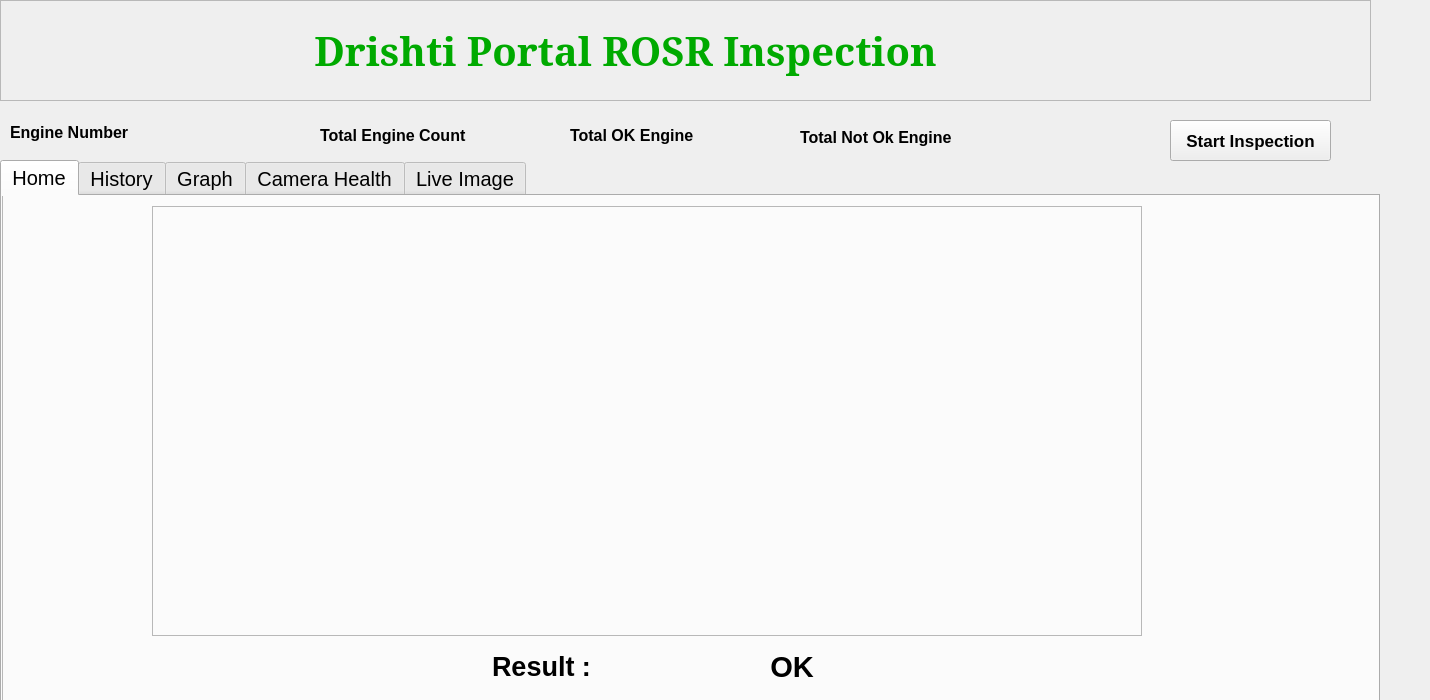
<?xml version="1.0" encoding="UTF-8"?>
<ui version="4.0">
 <class>MainWindow</class>
 <widget class="QMainWindow" name="MainWindow">
  <property name="geometry">
   <rect>
    <x>0</x>
    <y>0</y>
    <width>1430</width>
    <height>700</height>
   </rect>
  </property>
  <property name="windowTitle">
   <string>MainWindow</string>
  </property>
  <widget class="QWidget" name="centralwidget">
   <widget class="QFrame" name="menu_frame">
    <property name="geometry">
     <rect>
      <x>0</x>
      <y>0</y>
      <width>1371</width>
      <height>101</height>
     </rect>
    </property>
    <property name="frameShape">
     <enum>QFrame::StyledPanel</enum>
    </property>
    <property name="frameShadow">
     <enum>QFrame::Raised</enum>
    </property>
    <widget class="QLabel" name="Drishti_label">
     <property name="geometry">
      <rect>
       <x>180</x>
       <y>20</y>
       <width>891</width>
       <height>61</height>
      </rect>
     </property>
     <property name="font">
      <font>
       <family>Serif</family>
       <pointsize>30</pointsize>
       <weight>75</weight>
       <bold>true</bold>
      </font>
     </property>
     <property name="styleSheet">
      <string notr="true">color: rgb(0, 170, 0);</string>
     </property>
     <property name="text">
      <string>Drishti Portal ROSR Inspection</string>
     </property>
     <property name="alignment">
      <set>Qt::AlignCenter</set>
     </property>
    </widget>
    <widget class="QLabel" name="label_6">
     <property name="geometry">
      <rect>
       <x>-10</x>
       <y>0</y>
       <width>170</width>
       <height>100</height>
      </rect>
     </property>
     <property name="font">
      <font>
       <pointsize>11</pointsize>
      </font>
     </property>
     <property name="styleSheet">
      <string notr="true"/>
     </property>
     <property name="text">
      <string/>
     </property>
     <property name="pixmap">
      <pixmap>LOGO/Mahindra-Mahindra-New-Logo.png</pixmap>
     </property>
     <property name="scaledContents">
      <bool>true</bool>
     </property>
     <property name="wordWrap">
      <bool>false</bool>
     </property>
     <property name="margin">
      <number>0</number>
     </property>
    </widget>
    <widget class="QLabel" name="label_16">
     <property name="geometry">
      <rect>
       <x>1160</x>
       <y>0</y>
       <width>190</width>
       <height>90</height>
      </rect>
     </property>
     <property name="styleSheet">
      <string notr="true"/>
     </property>
     <property name="text">
      <string/>
     </property>
     <property name="pixmap">
      <pixmap>LOGO/Insightzzz.png</pixmap>
     </property>
     <property name="scaledContents">
      <bool>true</bool>
     </property>
    </widget>
   </widget>
   <widget class="QTabWidget" name="main_tab">
    <property name="geometry">
     <rect>
      <x>0</x>
      <y>160</y>
      <width>1380</width>
      <height>581</height>
     </rect>
    </property>
    <property name="minimumSize">
     <size>
      <width>1380</width>
      <height>0</height>
     </size>
    </property>
    <property name="font">
     <font>
      <pointsize>15</pointsize>
     </font>
    </property>
    <property name="currentIndex">
     <number>0</number>
    </property>
    <property name="iconSize">
     <size>
      <width>16</width>
      <height>16</height>
     </size>
    </property>
    <property name="documentMode">
     <bool>false</bool>
    </property>
    <widget class="QWidget" name="tab">
     <attribute name="title">
      <string>Home</string>
     </attribute>
     <widget class="QFrame" name="frame_2">
      <property name="enabled">
       <bool>true</bool>
      </property>
      <property name="geometry">
       <rect>
        <x>0</x>
        <y>-220</y>
        <width>1411</width>
        <height>751</height>
       </rect>
      </property>
      <property name="frameShape">
       <enum>QFrame::StyledPanel</enum>
      </property>
      <property name="frameShadow">
       <enum>QFrame::Raised</enum>
      </property>
      <widget class="QFrame" name="frame_3">
       <property name="geometry">
        <rect>
         <x>150</x>
         <y>230</y>
         <width>990</width>
         <height>430</height>
        </rect>
       </property>
       <property name="frameShape">
        <enum>QFrame::StyledPanel</enum>
       </property>
       <property name="frameShadow">
        <enum>QFrame::Raised</enum>
       </property>
       <widget class="QLabel" name="label_2">
        <property name="geometry">
         <rect>
          <x>30</x>
          <y>10</y>
          <width>910</width>
          <height>401</height>
         </rect>
        </property>
        <property name="text">
         <string/>
        </property>
        <property name="pixmap">
         <pixmap>../images/Sample Img/1679053018.01899463.jpg</pixmap>
        </property>
        <property name="scaledContents">
         <bool>true</bool>
        </property>
       </widget>
      </widget>
      <widget class="QLabel" name="label_8">
       <property name="geometry">
        <rect>
         <x>696</x>
         <y>670</y>
         <width>141</width>
         <height>41</height>
        </rect>
       </property>
       <property name="font">
        <font>
         <pointsize>22</pointsize>
         <weight>75</weight>
         <bold>true</bold>
        </font>
       </property>
       <property name="text">
        <string>         OK</string>
       </property>
       <property name="textFormat">
        <enum>Qt::PlainText</enum>
       </property>
      </widget>
      <widget class="QLabel" name="label">
       <property name="geometry">
        <rect>
         <x>490</x>
         <y>665</y>
         <width>180</width>
         <height>50</height>
        </rect>
       </property>
       <property name="font">
        <font>
         <pointsize>20</pointsize>
         <weight>75</weight>
         <bold>true</bold>
        </font>
       </property>
       <property name="text">
        <string>Result :</string>
       </property>
      </widget>
     </widget>
    </widget>
    <widget class="QWidget" name="Report_Tab">
     <attribute name="title">
      <string>History</string>
     </attribute>
     <widget class="QTableWidget" name="details_tableWidget">
      <property name="geometry">
       <rect>
        <x>10</x>
        <y>70</y>
        <width>1341</width>
        <height>401</height>
       </rect>
      </property>
      <property name="font">
       <font>
        <pointsize>12</pointsize>
       </font>
      </property>
      <property name="autoFillBackground">
       <bool>false</bool>
      </property>
      <property name="dragEnabled">
       <bool>true</bool>
      </property>
      <property name="sortingEnabled">
       <bool>true</bool>
      </property>
      <attribute name="horizontalHeaderMinimumSectionSize">
       <number>15</number>
      </attribute>
      <attribute name="horizontalHeaderDefaultSectionSize">
       <number>191</number>
      </attribute>
      <attribute name="verticalHeaderMinimumSectionSize">
       <number>23</number>
      </attribute>
      <attribute name="verticalHeaderDefaultSectionSize">
       <number>36</number>
      </attribute>
      <column>
       <property name="text">
        <string>Date Time</string>
       </property>
      </column>
      <column>
       <property name="text">
        <string>Engine Type</string>
       </property>
      </column>
      <column>
       <property name="text">
        <string>Engine Number</string>
       </property>
      </column>
      <column>
       <property name="text">
        <string>Defect</string>
       </property>
      </column>
      <column>
       <property name="text">
        <string>Image Link cam_1</string>
       </property>
      </column>
     </widget>
     <widget class="QDateEdit" name="details_from_date">
      <property name="geometry">
       <rect>
        <x>80</x>
        <y>20</y>
        <width>121</width>
        <height>31</height>
       </rect>
      </property>
      <property name="font">
       <font>
        <pointsize>12</pointsize>
       </font>
      </property>
      <property name="calendarPopup">
       <bool>true</bool>
      </property>
     </widget>
     <widget class="QLabel" name="details_from">
      <property name="geometry">
       <rect>
        <x>10</x>
        <y>20</y>
        <width>71</width>
        <height>31</height>
       </rect>
      </property>
      <property name="font">
       <font>
        <pointsize>16</pointsize>
       </font>
      </property>
      <property name="text">
       <string>From :</string>
      </property>
      <property name="alignment">
       <set>Qt::AlignCenter</set>
      </property>
     </widget>
     <widget class="QLabel" name="details_to">
      <property name="geometry">
       <rect>
        <x>220</x>
        <y>20</y>
        <width>51</width>
        <height>31</height>
       </rect>
      </property>
      <property name="font">
       <font>
        <pointsize>16</pointsize>
       </font>
      </property>
      <property name="text">
       <string>To :</string>
      </property>
      <property name="alignment">
       <set>Qt::AlignCenter</set>
      </property>
     </widget>
     <widget class="QDateEdit" name="details_to_date">
      <property name="geometry">
       <rect>
        <x>270</x>
        <y>20</y>
        <width>121</width>
        <height>31</height>
       </rect>
      </property>
      <property name="font">
       <font>
        <pointsize>12</pointsize>
       </font>
      </property>
      <property name="calendarPopup">
       <bool>true</bool>
      </property>
     </widget>
     <widget class="QPushButton" name="fetch_details_button">
      <property name="geometry">
       <rect>
        <x>680</x>
        <y>20</y>
        <width>101</width>
        <height>31</height>
       </rect>
      </property>
      <property name="font">
       <font>
        <pointsize>14</pointsize>
       </font>
      </property>
      <property name="text">
       <string>Fetch Data</string>
      </property>
     </widget>
     <widget class="QPushButton" name="download_details_button">
      <property name="geometry">
       <rect>
        <x>1120</x>
        <y>20</y>
        <width>100</width>
        <height>31</height>
       </rect>
      </property>
      <property name="font">
       <font>
        <pointsize>14</pointsize>
       </font>
      </property>
      <property name="text">
       <string>Download</string>
      </property>
     </widget>
     <widget class="QLabel" name="label_9">
      <property name="geometry">
       <rect>
        <x>440</x>
        <y>24</y>
        <width>61</width>
        <height>21</height>
       </rect>
      </property>
      <property name="text">
       <string>Result</string>
      </property>
     </widget>
     <widget class="QComboBox" name="comboBox_2">
      <property name="geometry">
       <rect>
        <x>520</x>
        <y>20</y>
        <width>120</width>
        <height>31</height>
       </rect>
      </property>
      <item>
       <property name="text">
        <string>ALL</string>
       </property>
      </item>
      <item>
       <property name="text">
        <string>OK</string>
       </property>
      </item>
      <item>
       <property name="text">
        <string>NOT_OK</string>
       </property>
      </item>
     </widget>
     <widget class="QLabel" name="label_11">
      <property name="geometry">
       <rect>
        <x>930</x>
        <y>13</y>
        <width>71</width>
        <height>21</height>
       </rect>
      </property>
      <property name="text">
       <string/>
      </property>
     </widget>
     <widget class="QLabel" name="label_13">
      <property name="geometry">
       <rect>
        <x>1060</x>
        <y>13</y>
        <width>81</width>
        <height>20</height>
       </rect>
      </property>
      <property name="text">
       <string/>
      </property>
     </widget>
     <widget class="QTextEdit" name="search_input">
      <property name="geometry">
       <rect>
        <x>820</x>
        <y>20</y>
        <width>151</width>
        <height>31</height>
       </rect>
      </property>
     </widget>
     <widget class="QPushButton" name="pushButton_search">
      <property name="geometry">
       <rect>
        <x>1000</x>
        <y>20</y>
        <width>80</width>
        <height>31</height>
       </rect>
      </property>
      <property name="text">
       <string>Search</string>
      </property>
     </widget>
    </widget>
    <widget class="QWidget" name="tab_2">
     <attribute name="title">
      <string>Graph</string>
     </attribute>
     <widget class="QFrame" name="frame_4">
      <property name="geometry">
       <rect>
        <x>-1</x>
        <y>0</y>
        <width>1390</width>
        <height>110</height>
       </rect>
      </property>
      <property name="frameShape">
       <enum>QFrame::StyledPanel</enum>
      </property>
      <property name="frameShadow">
       <enum>QFrame::Raised</enum>
      </property>
      <widget class="QFrame" name="frame_12">
       <property name="enabled">
        <bool>true</bool>
       </property>
       <property name="geometry">
        <rect>
         <x>0</x>
         <y>110</y>
         <width>1841</width>
         <height>111</height>
        </rect>
       </property>
       <property name="styleSheet">
        <string notr="true">background-color: rgb(211, 215, 207);</string>
       </property>
       <property name="frameShape">
        <enum>QFrame::StyledPanel</enum>
       </property>
       <property name="frameShadow">
        <enum>QFrame::Raised</enum>
       </property>
       <widget class="QPushButton" name="download_buttonGraph_btn">
        <property name="geometry">
         <rect>
          <x>1080</x>
          <y>-21</y>
          <width>151</width>
          <height>31</height>
         </rect>
        </property>
        <property name="font">
         <font>
          <family>Ubuntu</family>
          <pointsize>15</pointsize>
          <weight>50</weight>
          <italic>false</italic>
          <bold>false</bold>
         </font>
        </property>
        <property name="text">
         <string>Download</string>
        </property>
       </widget>
      </widget>
      <widget class="QLabel" name="label_14">
       <property name="enabled">
        <bool>true</bool>
       </property>
       <property name="geometry">
        <rect>
         <x>58</x>
         <y>68</y>
         <width>171</width>
         <height>31</height>
        </rect>
       </property>
       <property name="text">
        <string>&lt;html&gt;&lt;head/&gt;&lt;body&gt;&lt;p&gt;&lt;span style=&quot; font-size:18pt;&quot;&gt;Summary is :-&lt;/span&gt;&lt;/p&gt;&lt;/body&gt;&lt;/html&gt;</string>
       </property>
      </widget>
      <widget class="QLabel" name="to_label_analyticsDump">
       <property name="enabled">
        <bool>true</bool>
       </property>
       <property name="geometry">
        <rect>
         <x>420</x>
         <y>21</y>
         <width>60</width>
         <height>30</height>
        </rect>
       </property>
       <property name="font">
        <font>
         <family>Ubuntu</family>
         <pointsize>15</pointsize>
         <weight>50</weight>
         <italic>false</italic>
         <bold>false</bold>
        </font>
       </property>
       <property name="text">
        <string>&lt;html&gt;&lt;head/&gt;&lt;body&gt;&lt;p&gt;&lt;span style=&quot; font-size:18pt;&quot;&gt;To :&lt;/span&gt;&lt;/p&gt;&lt;/body&gt;&lt;/html&gt;</string>
       </property>
       <property name="alignment">
        <set>Qt::AlignCenter</set>
       </property>
      </widget>
      <widget class="QLabel" name="summary_data_label">
       <property name="geometry">
        <rect>
         <x>230</x>
         <y>60</y>
         <width>551</width>
         <height>40</height>
        </rect>
       </property>
       <property name="font">
        <font>
         <family>Ubuntu</family>
         <pointsize>15</pointsize>
         <weight>50</weight>
         <italic>false</italic>
         <bold>false</bold>
        </font>
       </property>
       <property name="autoFillBackground">
        <bool>false</bool>
       </property>
       <property name="frameShape">
        <enum>QFrame::Box</enum>
       </property>
       <property name="text">
        <string/>
       </property>
       <property name="alignment">
        <set>Qt::AlignCenter</set>
       </property>
      </widget>
      <widget class="QPushButton" name="Graph_btn">
       <property name="geometry">
        <rect>
         <x>870</x>
         <y>67</y>
         <width>151</width>
         <height>30</height>
        </rect>
       </property>
       <property name="font">
        <font>
         <family>Ubuntu</family>
         <pointsize>15</pointsize>
         <weight>50</weight>
         <italic>false</italic>
         <bold>false</bold>
        </font>
       </property>
       <property name="text">
        <string>Fetch Data</string>
       </property>
      </widget>
      <widget class="QLabel" name="from_label_analyticsDump">
       <property name="geometry">
        <rect>
         <x>120</x>
         <y>14</y>
         <width>91</width>
         <height>40</height>
        </rect>
       </property>
       <property name="font">
        <font>
         <family>Ubuntu</family>
         <pointsize>15</pointsize>
         <weight>50</weight>
         <italic>false</italic>
         <bold>false</bold>
        </font>
       </property>
       <property name="text">
        <string>&lt;html&gt;&lt;head/&gt;&lt;body&gt;&lt;p&gt;&lt;span style=&quot; font-size:18pt;&quot;&gt;From :&lt;/span&gt;&lt;/p&gt;&lt;/body&gt;&lt;/html&gt;</string>
       </property>
       <property name="alignment">
        <set>Qt::AlignCenter</set>
       </property>
      </widget>
      <widget class="QDateEdit" name="from_dateEdit_reportDump">
       <property name="geometry">
        <rect>
         <x>230</x>
         <y>22</y>
         <width>111</width>
         <height>30</height>
        </rect>
       </property>
      </widget>
      <widget class="QDateEdit" name="to_dateEdit_reportDump">
       <property name="geometry">
        <rect>
         <x>510</x>
         <y>24</y>
         <width>120</width>
         <height>26</height>
        </rect>
       </property>
      </widget>
     </widget>
    </widget>
    <widget class="QWidget" name="cam_health">
     <attribute name="title">
      <string>Camera Health</string>
     </attribute>
     <widget class="QTableWidget" name="details_tableWidget_cam_health">
      <property name="geometry">
       <rect>
        <x>-30</x>
        <y>0</y>
        <width>1341</width>
        <height>481</height>
       </rect>
      </property>
      <property name="font">
       <font>
        <pointsize>12</pointsize>
       </font>
      </property>
      <attribute name="horizontalHeaderDefaultSectionSize">
       <number>790</number>
      </attribute>
      <column>
       <property name="text">
        <string>Camera Name</string>
       </property>
      </column>
      <column>
       <property name="text">
        <string>Status</string>
       </property>
      </column>
     </widget>
    </widget>
    <widget class="QWidget" name="tab_3">
     <attribute name="title">
      <string>Live Image</string>
     </attribute>
    </widget>
   </widget>
   <widget class="QLabel" name="Total_label">
    <property name="geometry">
     <rect>
      <x>320</x>
      <y>110</y>
      <width>161</width>
      <height>51</height>
     </rect>
    </property>
    <property name="font">
     <font>
      <pointsize>12</pointsize>
      <weight>75</weight>
      <bold>true</bold>
     </font>
    </property>
    <property name="text">
     <string>Total Engine Count</string>
    </property>
   </widget>
   <widget class="QLabel" name="Total_label_4">
    <property name="geometry">
     <rect>
      <x>570</x>
      <y>110</y>
      <width>141</width>
      <height>51</height>
     </rect>
    </property>
    <property name="font">
     <font>
      <pointsize>12</pointsize>
      <weight>75</weight>
      <bold>true</bold>
     </font>
    </property>
    <property name="text">
     <string>Total OK Engine</string>
    </property>
   </widget>
   <widget class="QLabel" name="Total_label_3">
    <property name="geometry">
     <rect>
      <x>800</x>
      <y>112</y>
      <width>171</width>
      <height>51</height>
     </rect>
    </property>
    <property name="font">
     <font>
      <pointsize>12</pointsize>
      <weight>75</weight>
      <bold>true</bold>
     </font>
    </property>
    <property name="text">
     <string>Total Not Ok Engine</string>
    </property>
   </widget>
   <widget class="QLabel" name="label_3">
    <property name="geometry">
     <rect>
      <x>970</x>
      <y>110</y>
      <width>81</width>
      <height>51</height>
     </rect>
    </property>
    <property name="font">
     <font>
      <pointsize>12</pointsize>
      <weight>75</weight>
      <bold>true</bold>
     </font>
    </property>
    <property name="text">
     <string/>
    </property>
   </widget>
   <widget class="QLabel" name="label_5">
    <property name="geometry">
     <rect>
      <x>710</x>
      <y>110</y>
      <width>81</width>
      <height>50</height>
     </rect>
    </property>
    <property name="font">
     <font>
      <pointsize>12</pointsize>
      <weight>75</weight>
      <bold>true</bold>
     </font>
    </property>
    <property name="text">
     <string/>
    </property>
   </widget>
   <widget class="QLabel" name="Total_label_2">
    <property name="geometry">
     <rect>
      <x>10</x>
      <y>107</y>
      <width>131</width>
      <height>51</height>
     </rect>
    </property>
    <property name="font">
     <font>
      <pointsize>12</pointsize>
      <weight>75</weight>
      <bold>true</bold>
     </font>
    </property>
    <property name="text">
     <string>Engine Number</string>
    </property>
   </widget>
   <widget class="QLabel" name="Total_label_5">
    <property name="geometry">
     <rect>
      <x>140</x>
      <y>110</y>
      <width>171</width>
      <height>51</height>
     </rect>
    </property>
    <property name="font">
     <font>
      <pointsize>12</pointsize>
      <weight>75</weight>
      <bold>true</bold>
     </font>
    </property>
    <property name="text">
     <string/>
    </property>
   </widget>
   <widget class="QLabel" name="label_7">
    <property name="geometry">
     <rect>
      <x>480</x>
      <y>110</y>
      <width>81</width>
      <height>50</height>
     </rect>
    </property>
    <property name="font">
     <font>
      <pointsize>12</pointsize>
      <weight>75</weight>
      <bold>true</bold>
     </font>
    </property>
    <property name="text">
     <string/>
    </property>
   </widget>
   <widget class="QPushButton" name="pushButton_cycletart">
    <property name="geometry">
     <rect>
      <x>1170</x>
      <y>120</y>
      <width>161</width>
      <height>41</height>
     </rect>
    </property>
    <property name="font">
     <font>
      <pointsize>13</pointsize>
      <weight>75</weight>
      <bold>true</bold>
     </font>
    </property>
    <property name="text">
     <string>Start Inspection</string>
    </property>
   </widget>
  </widget>
 </widget>
 <resources/>
 <connections/>
</ui>
